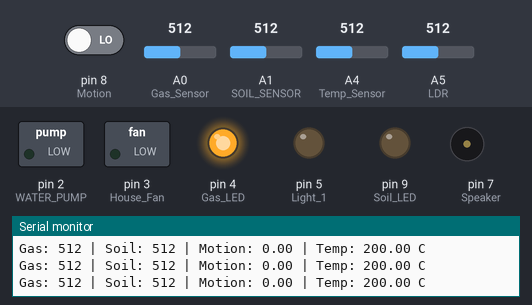
A sketch run on a simulated Arduino Uno, built with avr-gcc and run on an emulated ATmega328P. On the bench: switched loads named in the sketch (green lamp = pin HIGH), output pins drawn as LEDs (lit = HIGH), buzzer (waves = sounding), the last lines printed to the serial monitor. The inputs (shaded band) are chosen by the test bench; at power-on: A0 (Gas_Sensor) = 512, A1 (SOIL_SENSOR) = 512, pin 8 (Motion) LOW, A4 (Temp_Sensor) = 512, A5 (LDR) = 512.

Above: at 1.2 s.
1.3 s: A0 (Gas_Sensor) set to 582
4.3 s: A0 (Gas_Sensor) set to 612
At 4.58 s:
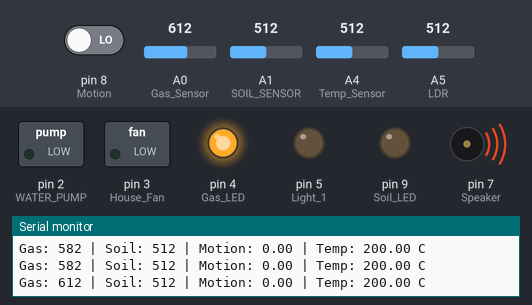
7.3 s: A1 (SOIL_SENSOR) set to 487
At 7.48 s:
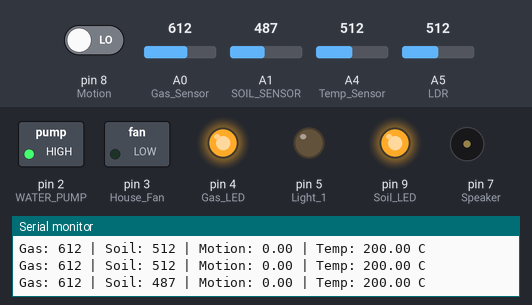
10.3 s: pin 8 (Motion) driven HIGH
At 10.5 s:
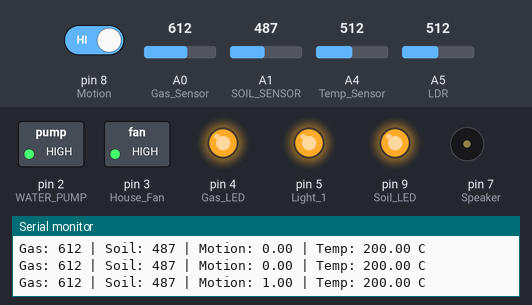
13.3 s: A4 (Temp_Sensor) set to 174
16.3 s: A4 (Temp_Sensor) set to 150
At 16.55 s:
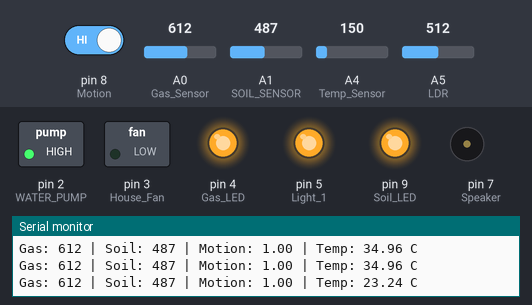
Timing chart, 0 to 20.3 s (numbered marks = the images above; inputs shaded):
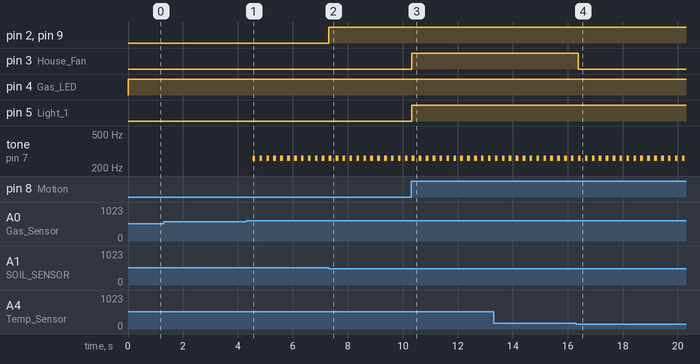

Measured:
- the behaviour switches between 599 and 600 on A0 (Gas_Sensor) (found by bisection; images 0 and 1)
- the behaviour switches between 500 and 499 on A1 (SOIL_SENSOR) (found by bisection; images 1 and 2)
- the behaviour switches between 164 and 163 on A4 (Temp_Sensor) (found by bisection; images 3 and 4)
- after the input at 4.3 s, tone on pin 7 (Speaker): alternates 261 Hz for 0.10 s and silent for 0.15 s, starting after 0.24 s
- after the input at 7.3 s, pin 2 (WATER_PUMP), pin 9 (Soil_LED): LOW → HIGH at once
- after the input at 10.3 s, pin 3 (House_Fan), pin 5 (Light_1): LOW → HIGH at once
- after the input at 16.3 s, pin 3 (House_Fan): HIGH → LOW after 0.08 s

The sketch:

smart_home.ino
```cpp
/*
  Smart Home + Smart Plant System
  - Gas: moving average + hysteresis + buzzer pattern
  - Soil: moving average + hysteresis
  - Lights: based on Motion + LDR
  - Fan: based on Motion + Temperature
*/

float x, y, z, temp;
int gassensor = 0;
int soil_sensor = 0;

void setup() {
  pinMode(8, INPUT);   // Motion (PIR)
  pinMode(5, OUTPUT);  // Light 1
  pinMode(A5, INPUT);  // LDR (Light Sensor)
  pinMode(A4, INPUT);  // Temp Sensor

  pinMode(A0, INPUT);  // Gas Sensor
  pinMode(4, OUTPUT);  // Gas LED
  pinMode(7, OUTPUT);  // Speaker/Buzzer

  pinMode(3, OUTPUT);  // House Fan

  // Plant System Pins
  pinMode(A1, INPUT);  // SOIL SENSOR
  pinMode(2, OUTPUT);  // WATER PUMP
  pinMode(9, OUTPUT);  // Soil LED

  Serial.begin(9600);
}

void loop() {
  // 1. READ ALL SENSORS
  gassensor = analogRead(A0);
  soil_sensor = analogRead(A1); //soil moisture
  x = digitalRead(8);    // Motion
  y = analogRead(A5);    // LDR
  z = analogRead(A4);    // Temp Raw

  // 2. CALCULATE TEMPERATURE
  temp = (double)z / 1024;
  temp = temp * 5;
  temp = temp - 0.5;
  temp = temp * 100;

  // 3. PRINT DATA
  Serial.print("Gas: ");    Serial.print(gassensor);
  Serial.print(" | Soil: ");   Serial.print(soil_sensor);
  Serial.print(" | Motion: "); Serial.print(x);
  Serial.print(" | Temp: ");   Serial.print(temp);
  Serial.println(" C");

  // 4. GAS LOGIC
  if (gassensor >= 500) {
    digitalWrite(4, HIGH);
  } else {
    digitalWrite(4, LOW);
  }

  if (gassensor >= 600) {
    tone(7, 261, 100);
  } else {
    noTone(7);
  }

  // 5. FAN LOGIC (Motion + Heat)
  if (x > 0 && temp > 30) {
    digitalWrite(3, HIGH);
  } else {
    digitalWrite(3, LOW);
  }

  // 6. MOTION AND LDR LOGIC (Lights)
  if (x > 0) {
    if (y < 550 && temp > 30) {
      digitalWrite(5, HIGH); digitalWrite(6, HIGH);
    }
    else if (y < 550 && temp < 30) {
      digitalWrite(5, HIGH); digitalWrite(6, LOW);
    }
    else if (y > 550 && temp > 30) {
      digitalWrite(5, LOW); digitalWrite(6, HIGH);
    }
    else {
      digitalWrite(5, LOW); digitalWrite(6, LOW);
    }
  } else {
    digitalWrite(5, LOW); digitalWrite(6, LOW);
  }

 // 7. PLANT LOGIC
if (soil_sensor < 500) {
  digitalWrite(2, HIGH); // Pump ON
  digitalWrite(9, HIGH); // LED ON (Soil Dry)
} else {
  digitalWrite(2, LOW);  // Pump OFF
  digitalWrite(9, LOW);  // LED OFF (Soil Wet)
}


  delay(250);

}
```
